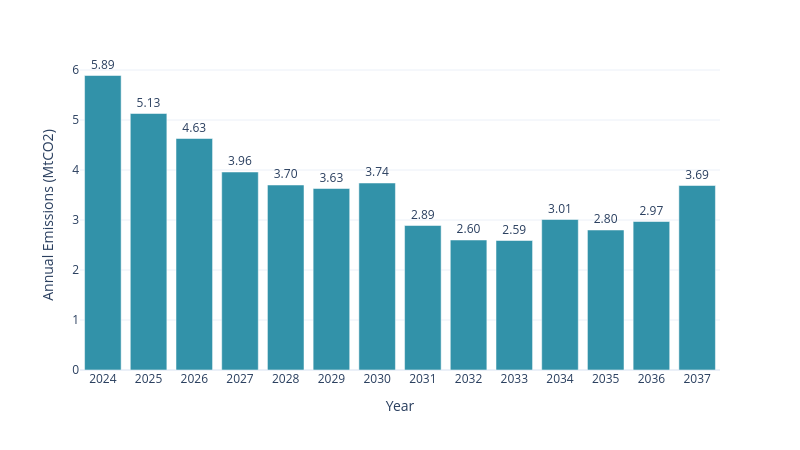

Notebook cell for this chart:
### Code cell
em_upme = pd.read_csv(emissions)
em_sw = pd.read_csv(model_outputs_path+'/emissions.csv')
sw.scenarios.annual_emmissions(em_upme, 'PERIOD', 'AnnualEmissions_tCO2_per_yr')

### Figure 1 — Plotly figure (JSON) as saved in the notebook; plotly's stock layout.template omitted (floating-point values rounded to 4 significant figures)
{"data": [{"alignmentgroup": "True", "hovertemplate": "Year=%{x}<br>Annual Emissions (MtCO2)=%{text}<extra></extra>", "legendgroup": "", "marker": {"color": "#3292A9", "pattern": {"shape": ""}}, "name": "", "offsetgroup": "", "orientation": "v", "showlegend": false, "text": [5.89, 5.13, 4.63, 3.96, 3.7, 3.63, 3.74, 2.89, 2.6, 2.59, 3.01, 2.8, 2.97, 3.69], "textposition": "outside", "texttemplate": "%{text:.2f}", "type": "bar", "x": [2024, 2025, 2026, 2027, 2028, 2029, 2030, 2031, 2032, 2033, 2034, 2035, 2036, 2037], "xaxis": "x", "y": [5.89, 5.13, 4.63, 3.96, 3.7, 3.63, 3.74, 2.89, 2.6, 2.59, 3.01, 2.8, 2.97, 3.69], "yaxis": "y"}], "layout": {"barmode": "relative", "height": 450, "legend": {"tracegroupgap": 0}, "margin": {"t": 60}, "width": 800, "xaxis": {"anchor": "y", "domain": [0, 1], "tickvals": [2024, 2025, 2026, 2027, 2028, 2029, 2030, 2031, 2032, 2033, 2034, 2035, 2036, 2037], "title": {"text": "Year"}}, "yaxis": {"anchor": "x", "domain": [0, 1], "title": {"text": "Annual Emissions (MtCO2)"}}}}
